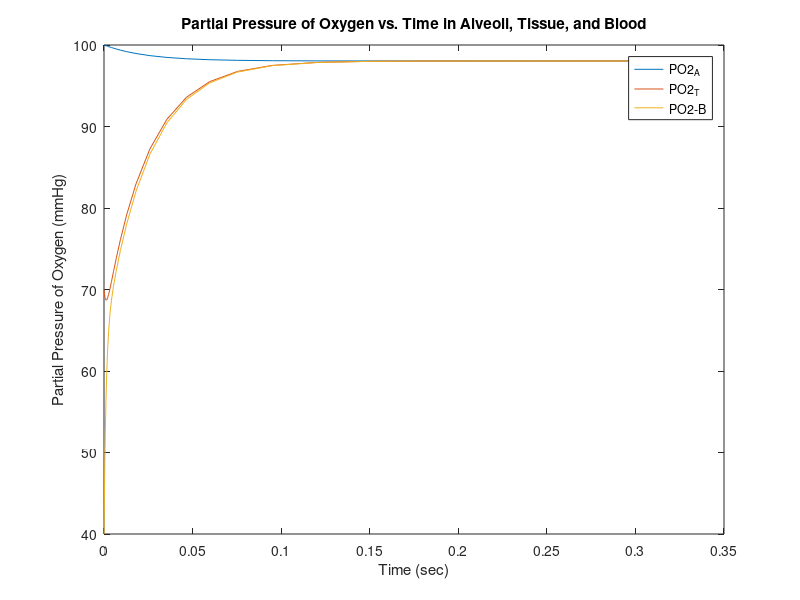
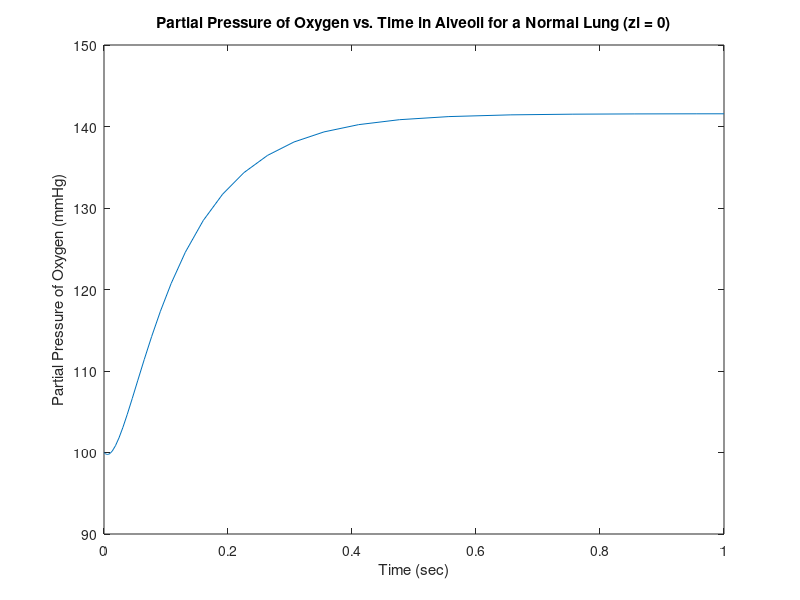
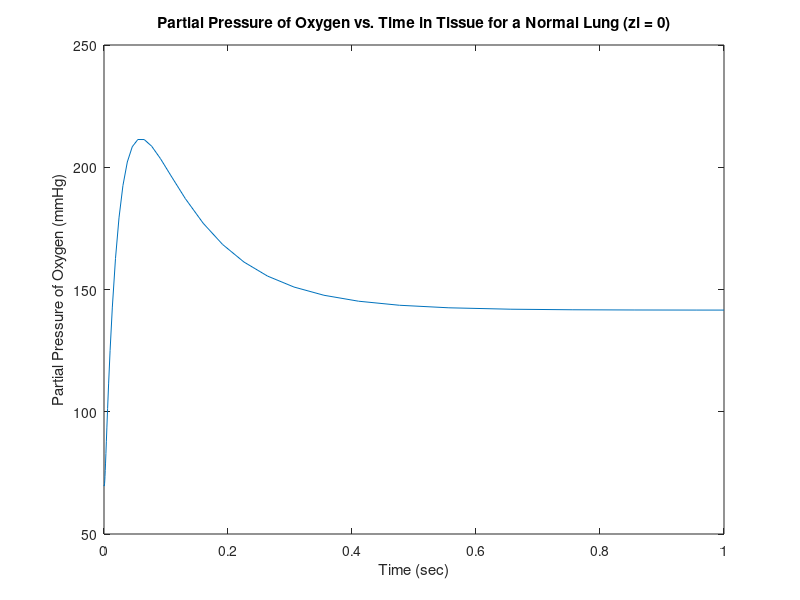
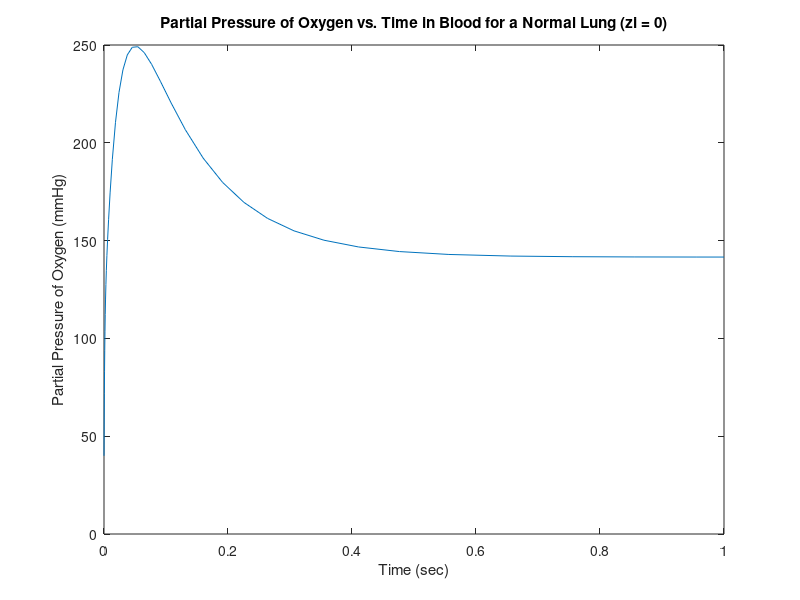

Recreate these plots in MATLAB, in order.
function wahoo = R21model()
clear all; close all;
wahoo = 100;

%Specific Aim 1
%direction of flow: alveolar -> tissue -> blood
PO2_A0 = 100;                           %initial alveolar PO2
PO2_T0 = 70;                            %initial tissue PO2
PO2_B0 = 40;                            %inital blood PO2

PO2_init = [PO2_A0 PO2_T0 PO2_B0];      %initialized PO2

tspan = [0, 0.3]; 
[t0, y0]  = ode23s(@fo, tspan, PO2_init); %ode23 solver
figure;
plot(t0,y0); %graph of PO2 in alveoli, tissue, and blood over 0.3 seconds
legend("PO2_A", "PO2_T", "PO2-B")
title("Partial Pressure of Oxygen vs. Time in Alveoli, Tissue, and Blood")
xlabel("Time (sec)")
ylabel("Partial Pressure of Oxygen (mmHg)")

%Specific Aim 2
%zi = 0
HB4i = 1.7 * 10^(-3);                   %initial hemoglobin 
PO2_init = [PO2_A0 PO2_T0 PO2_B0 HB4i]; %initialized PO2 + HB4
tspan = [0, 1];
[t1, y1] = ode23s(@f1, tspan, PO2_init); %ode23 solver
figure;
plot(t1,y1(:,1));                       %graph of PO2 in alveoli w/ zi = 0
title("Partial Pressure of Oxygen vs. Time in Alveoli for a Normal Lung (zi = 0)")
xlabel("Time (sec)")
ylabel("Partial Pressure of Oxygen (mmHg)")
figure;
plot(t1,y1(:,2));                       %graph of PO2 in tissue w/ zi = 0
title("Partial Pressure of Oxygen vs. Time in Tissue for a Normal Lung (zi = 0)")
xlabel("Time (sec)")
ylabel("Partial Pressure of Oxygen (mmHg)")
figure;
plot(t1,y1(:,3));                       %graph of PO2 in blood w/ zi = 0
title("Partial Pressure of Oxygen vs. Time in Blood for a Normal Lung (zi = 0)")
xlabel("Time (sec)")
ylabel("Partial Pressure of Oxygen (mmHg)")

%zi = 20
[t2, y2] = ode23s(@f2, tspan, PO2_init); %ode23 solver
figure;
plot(t2,y2(:,1));                       %graph of PO2 in alveoli w/ zi = 20
title("Partial Pressure of Oxygen vs. Time in Alveoli with Low Risk BPD (zi = 20)")
xlabel("Time (sec)")
ylabel("Partial Pressure of Oxygen (mmHg)")
figure;
plot(t2,y2(:,2));                       %graph of PO2 in tissue w/ zi = 20
title("Partial Pressure of Oxygen vs. Time in Tissue with Low Risk BPD (zi = 20)")
xlabel("Time (sec)")
ylabel("Partial Pressure of Oxygen (mmHg)")
figure;
plot(t2,y2(:,3));                       %graph of PO2 in blood w/ zi = 20
title("Partial Pressure of Oxygen vs. Time in Blood with Low Risk BPD (zi = 20)")
xlabel("Time (sec)")
ylabel("Partial Pressure of Oxygen (mmHg)")

%zi = 100
[t3, y3] = ode23s(@f3, tspan, PO2_init); %ode23 solver
figure;
plot(t3,y3(:,1));                       %graph of PO2 in alveoli w/ zi = 100
title("Partial Pressure of Oxygen vs. Time in Alveoli with High Risk BPD (zi = 100)")
xlabel("Time (sec)")
ylabel("Partial Pressure of Oxygen (mmHg)")
figure;
plot(t3,y3(:,2));                       %graph of PO2 in tissue w/ zi = 100
title("Partial Pressure of Oxygen vs. Time in Tissue with High Risk BPD (zi = 100)")
xlabel("Time (sec)")
ylabel("Partial Pressure of Oxygen (mmHg)")
figure;
plot(t3,y3(:,3));                       %graph of PO2 in blood w/ zi = 100
title("Partial Pressure of Oxygen vs. Time in Blood with High Risk BPD (zi = 100)")
xlabel("Time (sec)")
ylabel("Partial Pressure of Oxygen (mmHg)")

%Specific Aim 3
%Caffeine - zi = 80
[t4, y4] = ode23s(@f4, tspan, PO2_init); %ode23 solver
figure;
plot(t4,y4(:,1));                       %graph of PO2 in alveoli w/ zi = 80 
title("Partial Pressure of Oxygen vs. Time in Alveoli Treated with Caffeine (zi = 80)")
xlabel("Time (sec)")
ylabel("Partial Pressure of Oxygen (mmHg)")
figure;
plot(t4,y4(:,2));                       %graph of PO2 in tissue w/ zi = 80
title("Partial Pressure of Oxygen vs. Time in Tissue Treated with Caffeine (zi = 80)")
xlabel("Time (sec)")
ylabel("Partial Pressure of Oxygen (mmHg)")
figure;
plot(t4,y4(:,3));                       %graph of PO2 in blood w/ zi = 80
title("Partial Pressure of Oxygen vs. Time in Blood Treated with Caffeine (zi = 80)")
xlabel("Time (sec)")
ylabel("Partial Pressure of Oxygen (mmHg)")

%Vitamin A - zi = 10
[t5, y5] = ode23s(@f5, tspan, PO2_init); %ode23 solver
figure;
plot(t5,y5(:,1));                       %graph of PO2 in alveoli w/ zi = 10
title("Partial Pressure of Oxygen vs. Time in Alveoli Treated with Vitamin A (zi = 10)")
xlabel("Time (sec)")
ylabel("Partial Pressure of Oxygen (mmHg)")
figure;
plot(t5,y5(:,2));                       %graph of PO2 in tissue w/ zi = 10
title("Partial Pressure of Oxygen vs. Time in Tissue Treated with Vitamin A (zi = 10)")
xlabel("Time (sec)")
ylabel("Partial Pressure of Oxygen (mmHg)")
figure;
plot(t5,y5(:,3));                       %graph of PO2 in blood w/ zi = 10
title("Partial Pressure of Oxygen vs. Time in Blood Treated with Vitamin A (zi = 10)")
xlabel("Time (sec)")
ylabel("Partial Pressure of Oxygen (mmHg)")

%Nitric Oxide - zi = 50
[t6, y6] = ode23s(@f6, tspan, PO2_init); %ode23 solver
figure;
plot(t6,y6(:,1));                       %graph of PO2 in alveoli w/ zi = 50 
title("Partial Pressure of Oxygen vs. Time in Alveoli Treated with NO (zi = 50)")
xlabel("Time (sec)")
ylabel("Partial Pressure of Oxygen (mmHg)")
figure;
plot(t6,y6(:,2));                       %graph of PO2 in tissue w/ zi = 50
title("Partial Pressure of Oxygen vs. Time in Tissue Treated with NO (zi = 50)")
xlabel("Time (sec)")
ylabel("Partial Pressure of Oxygen (mmHg)")
figure;
plot(t6,y6(:,3));                       %graph of PO2 in blood w/ zi = 50
title("Partial Pressure of Oxygen vs. Time in Blood Treated with NO (zi = 50)")
xlabel("Time (sec)")
ylabel("Partial Pressure of Oxygen (mmHg)")

function dydt = fo(t, y)    % specific aim 1
DO2_TB = 6.7 * 10^(-12);    % diffusion from tissue to blood
DO2_TA = 2.4 * 10^(-12);    % diffusion from tissue to alveoli
SigO2_A = 5.2 * 10^(-6);    % concentration of O2
SigO2_B = 1.2 * 10^(-6);    % concentration of O2
SigO2_T = 1.2 * 10^(-6);    % concentration of O2
V_B0 = 7.5 * 10^(-9);       %
V_T0 = 4.2 * 10^(-8);       %
V_A0 = 1.9 * 10^(-7);       %
N = 1.2 * 10^(-7);          %

dydt = [
%alveolar
(DO2_TA / (SigO2_A*V_A0)) * (y(2) - y(1))
%tissue
(DO2_TB / (SigO2_T*V_T0)) * (y(3) - y(2)) + (DO2_TA / (SigO2_T*V_T0)) * (y(1) - y(2))
%blood
(DO2_TB / (SigO2_B*V_B0)) * (y(2) - y(3))
];

return;

function dydt = f1(t, y)    % specific aim 2 - zi = 0
DO2_TB = 6.7 * 10^(-12);
DO2_TA = 2.4 * 10^(-12);
SigO2_A = 5.2 * 10^(-6);
SigO2_B = 1.2 * 10^(-6);
SigO2_T = 1.2 * 10^(-6);
V_B0 = 7.5 * 10^(-9);
V_T0 = 4.2 * 10^(-8);
V_A0 = 1.9 * 10^(-7);
N = 1.2 * 10^(-7);

zi = 0;
mvta = 1;
mvtb = 0.4;
m = 3.6;
k_plus = 5 * 10^(-4);
k_minus = 9;
THb = 2.2 * 10^(-3);
PO2m_B = 95;
V_Bz = V_B0 / (1 + mvtb*zi);
V_Az = V_A0 / (1 + mvta*zi);
V_Tz = V_T0 + V_B0 - V_Bz + V_A0 - V_Az;

dydt = [
    %alveolar
    (DO2_TA / (SigO2_A*V_Az)) * (y(2) - y(1))
    %tissue
    (DO2_TB / (SigO2_T*V_Tz)) * (y(3) - y(2)) + (DO2_TA / (SigO2_T*V_T0)) * (y(1) - y(2))
    %blood
    (DO2_TB / (SigO2_B*V_Bz)) * (y(2) - y(3)) + (m/SigO2_B)*(k_minus*y(4) - k_plus*(THb-y(4))*PO2m_B)
    %hemoglobin
    (k_plus*(THb - y(4))*(PO2m_B) - k_minus*y(4))
    ];

return;

function dydt = f2(t, y)     % specific aim 2 - zi = 20
DO2_TB = 6.7 * 10^(-12);
DO2_TA = 2.4 * 10^(-12);
SigO2_A = 5.2 * 10^(-6);
SigO2_B = 1.2 * 10^(-6);
SigO2_T = 1.2 * 10^(-6);
V_B0 = 7.5 * 10^(-9);
V_T0 = 4.2 * 10^(-8);
V_A0 = 1.9 * 10^(-7);
N = 1.2 * 10^(-7);

zi = 20;
mvta = 1;
mvtb = 0.4;
m = 3.6;
k_plus = 5 * 10^(-4);
k_minus = 9;
THb = 2.2 * 10^(-3);
PO2m_B = 95;
V_Bz = V_B0 / (1 + mvtb*zi);
V_Az = V_A0 / (1 + mvta*zi);
V_Tz = V_T0 + V_B0 - V_Bz + V_A0 - V_Az;

dydt = [
    %alveolar
    (DO2_TA / (SigO2_A*V_Az)) * (y(2) - y(1))
    %tissue
    (DO2_TB / (SigO2_T*V_Tz)) * (y(3) - y(2)) + (DO2_TA / (SigO2_T*V_T0)) * (y(1) - y(2))
    %blood
    (DO2_TB / (SigO2_B*V_Bz)) * (y(2) - y(3)) + (m/SigO2_B)*(k_minus*y(4) - k_plus*(THb-y(4))*PO2m_B)
    %hemoglobin
    (k_plus*(THb - y(4))*(PO2m_B) - k_minus*y(4))
    ];

return;

function dydt = f3(t, y)     % specific aim 2 - zi = 100
DO2_TB = 6.7 * 10^(-12);
DO2_TA = 2.4 * 10^(-12);
SigO2_A = 5.2 * 10^(-6);
SigO2_B = 1.2 * 10^(-6);
SigO2_T = 1.2 * 10^(-6);
V_B0 = 7.5 * 10^(-9);
V_T0 = 4.2 * 10^(-8);
V_A0 = 1.9 * 10^(-7);
N = 1.2 * 10^(-7);

zi = 100;
mvta = 1;
mvtb = 0.4;
m = 3.6;
k_plus = 5 * 10^(-4);
k_minus = 9;
THb = 2.2 * 10^(-3);
PO2m_B = 95;
V_Bz = V_B0 / (1 + mvtb*zi);
V_Az = V_A0 / (1 + mvta*zi);
V_Tz = V_T0 + V_B0 - V_Bz + V_A0 - V_Az;

dydt = [
    %alveolar
    (DO2_TA / (SigO2_A*V_Az)) * (y(2) - y(1))
    %tissue
    (DO2_TB / (SigO2_T*V_Tz)) * (y(3) - y(2)) + (DO2_TA / (SigO2_T*V_T0)) * (y(1) - y(2))
    %blood
    (DO2_TB / (SigO2_B*V_Bz)) * (y(2) - y(3)) + (m/SigO2_B)*(k_minus*y(4) - k_plus*(THb-y(4))*PO2m_B)
    %hemoglobin
    (k_plus*(THb - y(4))*(PO2m_B) - k_minus*y(4))
    ];

return;

function dydt = f4(t, y)     % specific aim 3 - zi = 80
DO2_TB = 6.7 * 10^(-12);
DO2_TA = 2.4 * 10^(-12);
SigO2_A = 5.2 * 10^(-6);
SigO2_B = 1.2 * 10^(-6);
SigO2_T = 1.2 * 10^(-6);
V_B0 = 7.5 * 10^(-9);
V_T0 = 4.2 * 10^(-8);
V_A0 = 1.9 * 10^(-7);
N = 1.2 * 10^(-7);

zi = 80;
mvta = 1;
mvtb = 0.4;
m = 3.6;
k_plus = 5 * 10^(-4);
k_minus = 9;
THb = 2.2 * 10^(-3);
PO2m_B = 95;
V_Bz = V_B0 / (1 + mvtb*zi);
V_Az = V_A0 / (1 + mvta*zi);
V_Tz = V_T0 + V_B0 - V_Bz + V_A0 - V_Az;

dydt = [
    %alveolar
    (DO2_TA / (SigO2_A*V_Az)) * (y(2) - y(1))
    %tissue
    (DO2_TB / (SigO2_T*V_Tz)) * (y(3) - y(2)) + (DO2_TA / (SigO2_T*V_T0)) * (y(1) - y(2))
    %blood
    (DO2_TB / (SigO2_B*V_Bz)) * (y(2) - y(3)) + (m/SigO2_B)*(k_minus*y(4) - k_plus*(THb-y(4))*PO2m_B)
    %hemoglobin
    (k_plus*(THb - y(4))*(PO2m_B) - k_minus*y(4))
    ];

return;

function dydt = f5(t, y)     % specific aim 3 - zi = 10
DO2_TB = 6.7 * 10^(-12);
DO2_TA = 2.4 * 10^(-12);
SigO2_A = 5.2 * 10^(-6);
SigO2_B = 1.2 * 10^(-6);
SigO2_T = 1.2 * 10^(-6);
V_B0 = 7.5 * 10^(-9);
V_T0 = 4.2 * 10^(-8);
V_A0 = 1.9 * 10^(-7);
N = 1.2 * 10^(-7);

zi = 10;
mvta = 1;
mvtb = 0.4;
m = 3.6;
k_plus = 5 * 10^(-4);
k_minus = 9;
THb = 2.2 * 10^(-3);
PO2m_B = 95;
V_Bz = V_B0 / (1 + mvtb*zi);
V_Az = V_A0 / (1 + mvta*zi);
V_Tz = V_T0 + V_B0 - V_Bz + V_A0 - V_Az;

dydt = [
    %alveolar
    (DO2_TA / (SigO2_A*V_Az)) * (y(2) - y(1))
    %tissue
    (DO2_TB / (SigO2_T*V_Tz)) * (y(3) - y(2)) + (DO2_TA / (SigO2_T*V_T0)) * (y(1) - y(2))
    %blood
    (DO2_TB / (SigO2_B*V_Bz)) * (y(2) - y(3)) + (m/SigO2_B)*(k_minus*y(4) - k_plus*(THb-y(4))*PO2m_B)
    %hemoglobin
    (k_plus*(THb - y(4))*(PO2m_B) - k_minus*y(4))
    ];

return;

function dydt = f6(t, y)     % specific aim 3 - zi = 50
DO2_TB = 6.7 * 10^(-12);
DO2_TA = 2.4 * 10^(-12);
SigO2_A = 5.2 * 10^(-6);
SigO2_B = 1.2 * 10^(-6);
SigO2_T = 1.2 * 10^(-6);
V_B0 = 7.5 * 10^(-9);
V_T0 = 4.2 * 10^(-8);
V_A0 = 1.9 * 10^(-7);
N = 1.2 * 10^(-7);

zi = 50;
mvta = 1;
mvtb = 0.4;
m = 3.6;
k_plus = 5 * 10^(-4);
k_minus = 9;
THb = 2.2 * 10^(-3);
PO2m_B = 95;
V_Bz = V_B0 / (1 + mvtb*zi);
V_Az = V_A0 / (1 + mvta*zi);
V_Tz = V_T0 + V_B0 - V_Bz + V_A0 - V_Az;

dydt = [
    %alveolar
    (DO2_TA / (SigO2_A*V_Az)) * (y(2) - y(1))
    %tissue
    (DO2_TB / (SigO2_T*V_Tz)) * (y(3) - y(2)) + (DO2_TA / (SigO2_T*V_T0)) * (y(1) - y(2))
    %blood
    (DO2_TB / (SigO2_B*V_Bz)) * (y(2) - y(3)) + (m/SigO2_B)*(k_minus*y(4) - k_plus*(THb-y(4))*PO2m_B)
    %hemoglobin
    (k_plus*(THb - y(4))*(PO2m_B) - k_minus*y(4))
    ];

return;